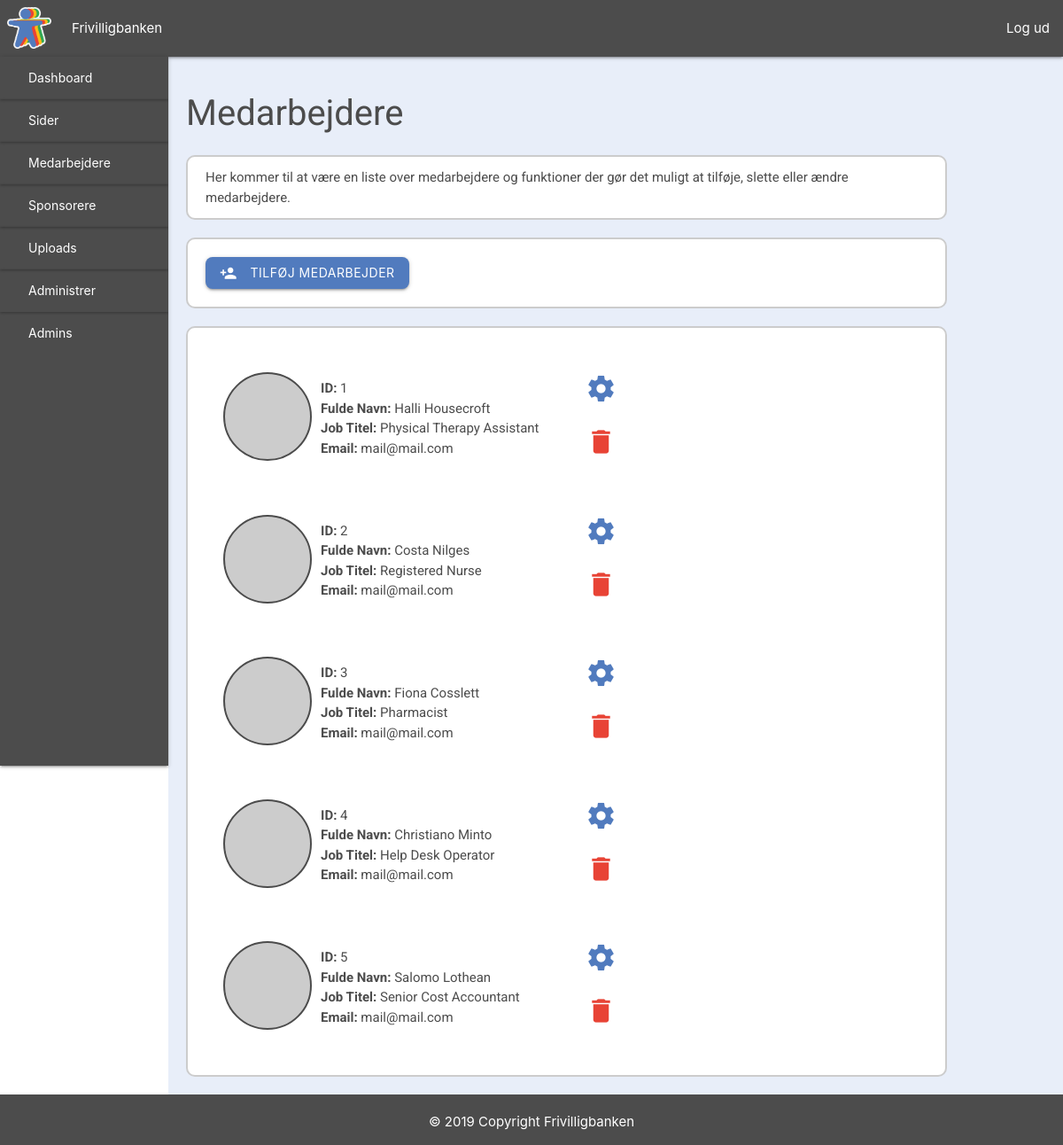
Screenshot of /medarbejdere (signed in) with the database file from the repository.
### tables this page shows
CREATE TABLE employee (
    EmployeeID INT NOT NULL AUTO_INCREMENT PRIMARY KEY,
    Picture VARCHAR(255),
    FullName VARCHAR (255),
    JobTitle VARCHAR(255),
    Email VARCHAR(255),
    SocialLink1 VARCHAR(255),
    SocialLink2 VARCHAR(255),
    SocialLink3 VARCHAR(255)
);

### view/backend/employees.php (the view, shortened to what this page needs)
<?php
require_once("view/backend/includes/header.php");
$dbCon = dbCon($user, $pass);
$query = $dbCon->prepare("SELECT * FROM `employee`");
$query->execute();
$getemployees = $query->fetchAll();
?>
    <link rel="stylesheet" href="view/backend/css/employees.style.css">
    <div id="dashboard">
        <?php require_once ("view/backend/includes/sidenav.php")?>
        <div id="dashboard-content">
            <h1>Medarbejdere</h1>
            <div id="dashboard-section1">
                <p>
                    Her kommer til at være en liste over medarbejdere og funktioner der gør det muligt at tilføje, slette eller ændre medarbejdere.
                </p>
            </div>
            <div id="dashboard-section1">
                <a id="add" class="waves-effect waves-light btn" onclick="showForm()"><i class="material-icons left">person_add</i>Tilføj Medarbejder</a>
            </div>
            <div id="dashboard-section1" class="flex-box">
               <?php
               foreach($getemployees as $employee) {
                   ?>
                   <div id="employee-box">
                       <div id="employee-pic" style="background-image: url('<?php echo $employee['Picture'] ?>')"></div>
                       <div id="employee-info">
                           <p><b>ID:</b> <?php echo $employee['EmployeeID'] ?></p>
                           <p><b>Fulde Navn:</b> <?php echo $employee['FullName'] ?></p>
                           <p><b>Job Titel:</b> <?php echo $employee['JobTitle'] ?></p>
                           <p><b>Email:</b> <?php echo $employee['Email'] ?></p>
                       </div>
                       <div id="buttons">
                           <form method="POST" action="/rediger_medarbejder">
                               <button id="edit"><i class="material-icons">settings</i></button>
                           </form>
                           <form method="POST" action="../../controller/EmployeeController.php?action=DeleteEmployee&employeeID=<?php echo $employee['EmployeeID'] ?>">
                               <button id="delete" onclick="return confirm('Er du sikker på at du vil slette medarbejderen med ID <?php echo $employee['EmployeeID'] ?>')"><i class="material-icons">delete</i></button>
                           </form>
                       </div>
                   </div>
                   <?php
               }
               ?>
            </div>
        </div>
    </div>
<?php require_once("view/backend/includes/footer.php"); ?>

### view/backend/css/header.style.css (style rules this page uses)
h1, h2, h3, h4, p { color: #4C4C4C; font-family: 'Roboto', sans-serif; }

### view/backend/css/index.style.css (style rules this page uses)
#dashboard { display: flex; }
#dashboard-content { height: 100%; width: 90%; background-color: #E8EEF9; margin: 64px 0 0 190px; }
#dashboard-content h1 { font-size: 40px; margin-left: 20px; }
#dashboard-section1 { width: 85%; background-color: white; margin: 20px; padding: 20px; border-radius: 10px; border: 2px solid rgba(0,0,0,0.2) }
#dashboard-section1 p { margin: -8px 0; }

### view/backend/css/employees.style.css (style rules this page uses)
#add { position: relative; color: white; background-color: #517BBE; border-radius: 8px; text-transform: uppercase; cursor: pointer; }
.flex-box { display: flex; flex-wrap: wrap; }
#employee-box { position: relative; display: flex; flex-wrap: wrap; padding: 20px; width: 500px; }
#employee-pic { height: 100px; width: 100px; border-radius: 50px; background-color: white; border: 2px solid #4C4C4C; margin: 10px 0; background-size: cover; background-repeat: no-repeat; background-position: center; }
#employee-info { margin: 25px 0 0 10px; }
#employee-info p { margin-bottom: 8px; }
#buttons { margin-left: auto; margin-right: 10px; }
#buttons button { background-color: rgba(0,0,0,0); border: none; cursor: pointer; margin: 10px 0; }
#buttons i { font-size: 35px; }
#edit { color: #517BBE; }
#delete { color: #E84335; }

### rows the page displays
employee: EmployeeID "1", FullName "Halli Housecroft", JobTitle "Physical Therapy Assistant", Email "mail@mail.com"
employee: EmployeeID "2", FullName "Costa Nilges", JobTitle "Registered Nurse", Email "mail@mail.com"
employee: EmployeeID "3", FullName "Fiona Cosslett", JobTitle "Pharmacist", Email "mail@mail.com"
employee: EmployeeID "4", FullName "Christiano Minto", JobTitle "Help Desk Operator", Email "mail@mail.com"
employee: EmployeeID "5", FullName "Salomo Lothean", JobTitle "Senior Cost Accountant", Email "mail@mail.com"
